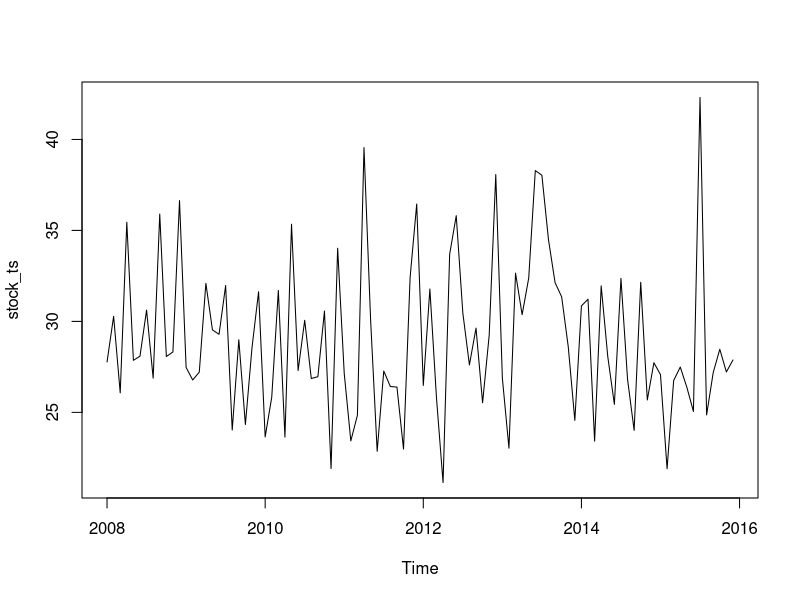
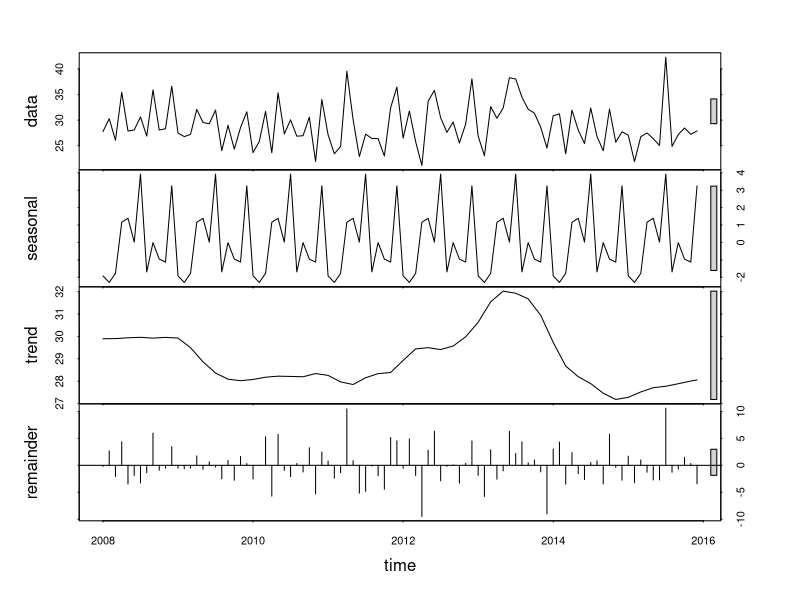
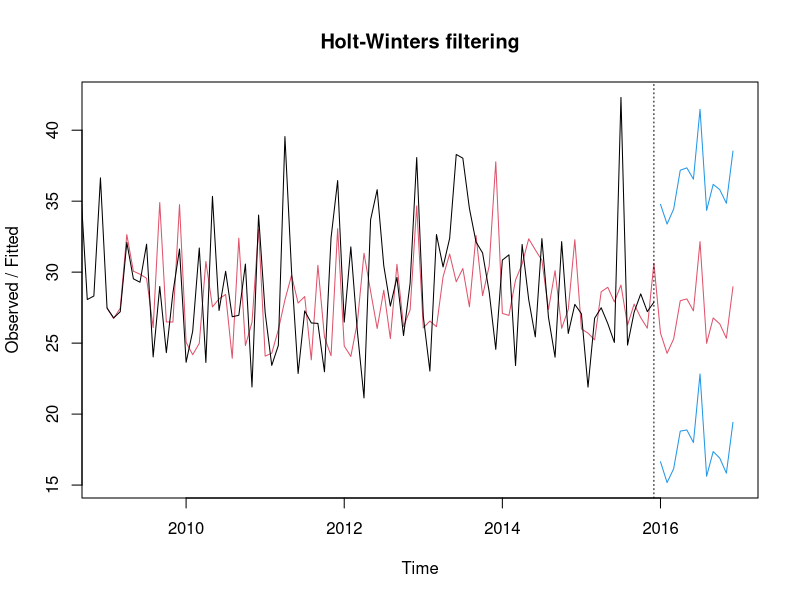
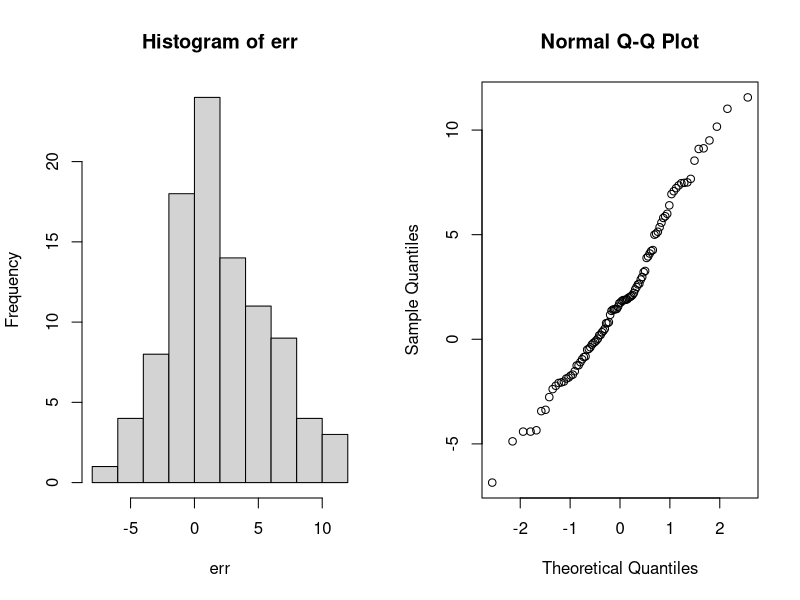
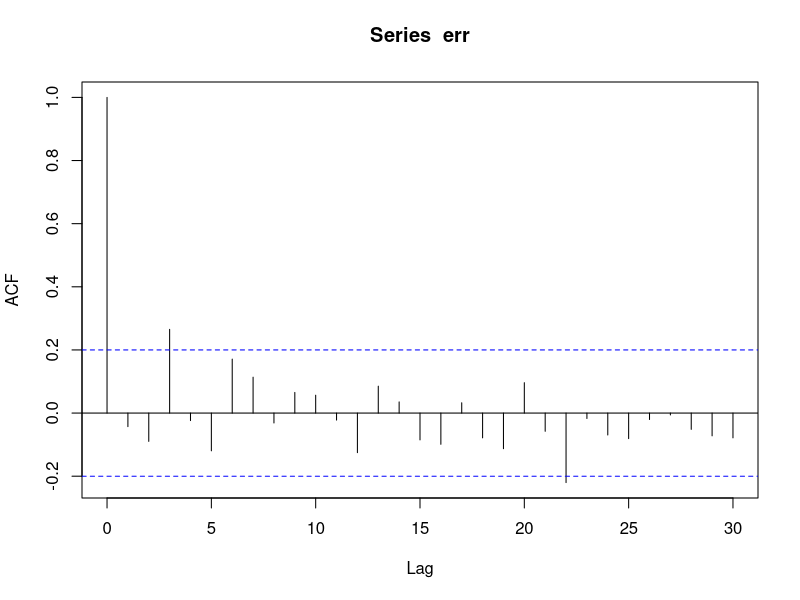

Write the R code that produced these figures, in order.
setwd("C:/Users/jyoti/Desktop/BusinessAnalyticsNSE/TimeSeriesAnalysis")

data <- read.csv("stock_pred.csv") #import the data

View(data) #View the data

#creating the mape function
mape = function(actual, predicted){
  result = mean(abs((actual-predicted)/actual))
  return(result)
}

#Converting data into a time-series object
stock_ts <- ts(data[, 1], start=2008, frequency = 12)
head(stock_ts)

#plotting the time-series
plot(stock_ts)

#Seeing components of time-series
stock_1 <- stl(stock_ts, s.window = 'periodic')
stock_1

#Plotting the components
plot(stock_1)

#Predicting the component/ alpha, beta and gamma values
stock_hws = HoltWinters(stock_ts)
stock_hws

#calculating the MAPE
pred = as.numeric(stock_hws$fitted[, 1])
act = as.numeric(stock_ts[(1:96)])

#Calculating the in-sample error
mape(act, pred)

#Prediction for forecast for next 12 months
prediction = predict(stock_hws, n.ahead = 12, prediction.interval = TRUE, level=0.95)
prediction

#Plotting forecasted values
plot(stock_hws, prediction)

#Calculating error
err = act - as.numeric(prediction[, 1])
err

#Errors should be randomly distributed
par(mfrow = c(1,2))
hist(err)
qqnorm(err)

#Ljung-Box test for errors
par(mfrow = c(1,1))
acf(err, lag.max = 30)

Box.test(err, lag = 30, type = "Ljung-Box")
#p-value greater than 5%. Thus, the errors are not statistically significant.